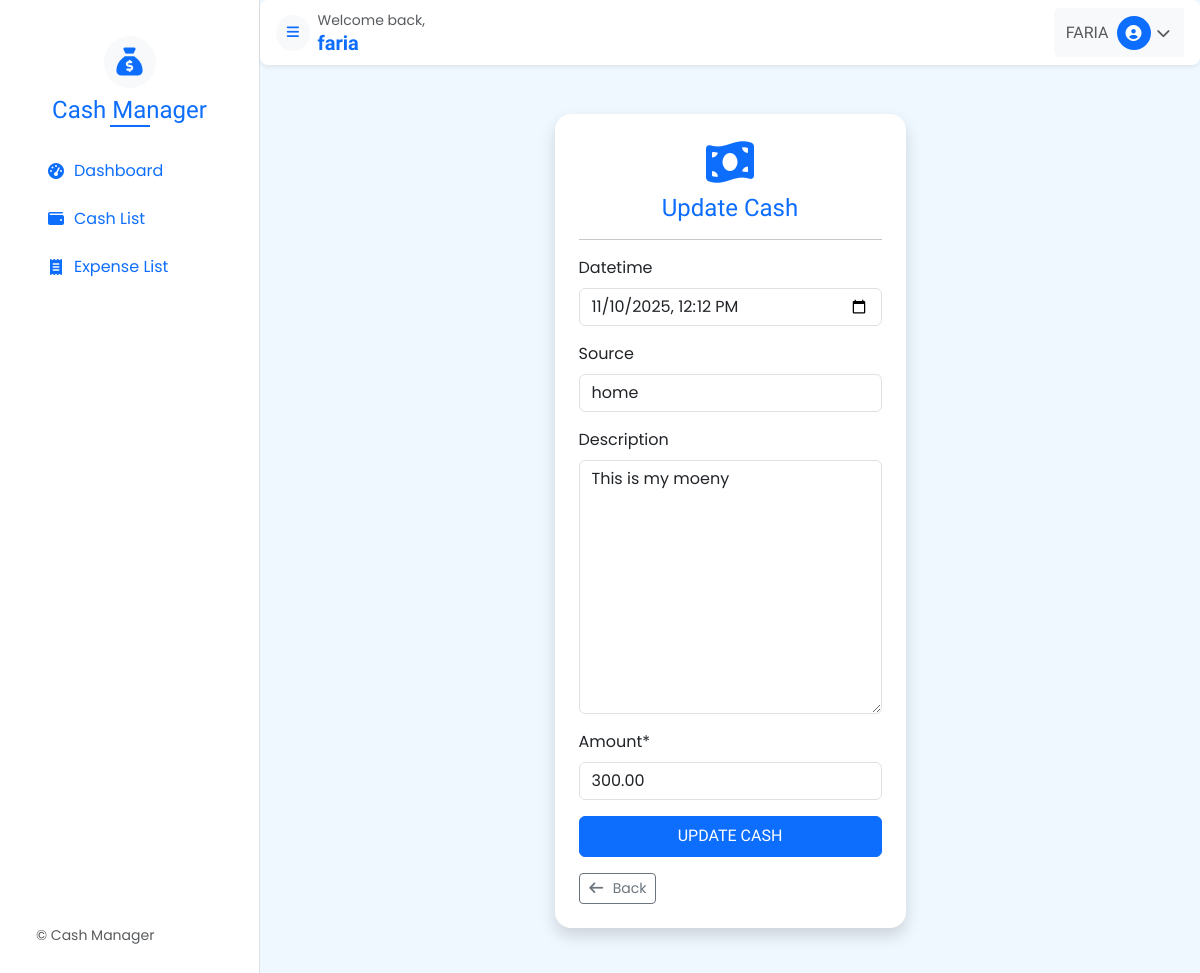
Page /cash/edit/1 (signed in) on the committed database.
### ManageCash/models.py (models this page shows, shortened)
class TransactionBase(models.Model):
    user = models.ForeignKey(settings.AUTH_USER_MODEL, on_delete=models.CASCADE)
    datetime = models.DateTimeField(blank=True, null=True)
    amount = models.DecimalField(max_digits=10, decimal_places=2)
    description = models.TextField(blank=True, null=True)
    class Meta:
        abstract = True

class AddCash(TransactionBase):
    source = models.CharField(max_length=200, blank=True, null=True)

### ManageCash/views.py (the view)
# urls.py: path("cash/edit/<int:id>", edit_cash_view, name="cash_update"),
@login_required
def edit_cash_view(request, id):
    cash = get_object_or_404(AddCash, id=id, user=request.user)
    if request.method == "POST":
        form = AddCashForm(request.POST, instance=cash)
        if form.is_valid():
            form.save()
            messages.success(request, "Cash Updated successfully!")
            return redirect("cash_list")
        else:
            messages.error(request, "Please Try again!")
    else:
        form = AddCashForm(instance=cash)
    context = {"form": form, "edit": True}
    return render(request, "pages/cash.html", context)

### ManageCash/forms.py
class AddCashForm(forms.ModelForm):
    class Meta:
        model = AddCash
        fields = ['datetime','source', 'description', 'amount']
        widgets = {
            'datetime': forms.DateTimeInput(attrs={'type': 'datetime-local'})
        }

### ManageCash/context_processors.py (called while the page is built)
def site_info(request):
    return {
        "SITE_NAME": "Personal Cash Manager",
        "SITE_DESCRIPTION": "A simple app to track personal income and expenses.",
        "SUPPORT_EMAIL": "support@example.com",
        "COMPANY_NAME": "Your Company",
        "APP_VERSION": "1.0.0",
    }

### ManageCash/templates/pages/cash.html (shortened to what this page needs)
{% extends 'base.html' %}
{% load crispy_forms_tags %}
{% block content %}
  <div class="container py-4">
    <div class="row justify-content-center">
      <div class="col-md-6 col-lg-5">
        <div class="card shadow border-0 rounded-4">
          <div class="card-body px-4 py-4">
            <div class="text-center mb-3 text-primary">
              <i class="fas fa-money-bill-wave fa-3x mb-2"></i>
              <h2 class="h4 mb-0">
                {% if edit %}
                  Update Cash
                {% else %}
                  Add Your Cash
                {% endif %}
              </h2>
            </div>
            <hr />
            <div class="profile-info mb-3">
              <form action="" method="POST">
                {{ form|crispy }}
                <button type="submit" class="w-100 btn btn-primary">
                  {% if edit %}
                    Update Cash
                  {% else %}
                    Add Cash
                  {% endif %}
                </button>
              </form>
            </div>
            <div class="d-flex justify-content-between gap-2">
              <a class="btn btn-outline-secondary btn-sm" href="{% url 'cash_list' %}"><i class="fas fa-arrow-left me-1"></i> Back</a>
            </div>
          </div>
        </div>
      </div>
    </div>
  </div>
{% endblock %}

### ManageCash/templates/include/topbar.html (shortened to what this page needs)
<div class="top-bar-wrap d-flex justify-content-between align-items-center bg-white shadow-sm rounded-3 px-3 py-2 mb-3">
  <div class="top-left d-flex align-items-center">
    <button class="btn btn-light btn-sm rounded-circle border-0 me-2" id="sidebarToggle">
      <i class="fa-solid fa-bars text-primary"></i>
    </button>
    <div class="d-flex flex-column">
      <span class="text-muted small">Welcome back,</span>
      <h5 class="m-0 text-primary fw-semibold">
        {{ user.get_full_name|default:user.username }}
      </h5>
    </div>
  </div>
  <div class="top-right">
    <div class="btn-group">
      <button type="button"
              class="btn btn-light d-flex align-items-center border-0"
              data-bs-toggle="dropdown"
              aria-expanded="false">
        <span class="me-2 text-muted d-none d-sm-inline">
          {{ user.username }}
        </span>
        <span class="rounded-circle bg-primary text-white d-inline-flex align-items-center justify-content-center me-1"
              style="width: 34px; height: 34px;">
          <i class="fa-solid fa-circle-user"></i>
        </span>
        <i class="fa-solid fa-chevron-down small text-muted d-none d-sm-inline"></i>
      </button>
    </div>
  </div>
</div>

### hasan_wadp_19_ManageCash/static/sidebar.css (style rules this page uses)
.top-bar-wrap { width: calc(100vw - 260px); position: fixed; top: 0; left: 260px; background-color: #fff; padding: 8px 15px; z-index: 99; }

### hasan_wadp_19_ManageCash/static/main.css (style rules this page uses)
body { background-color: aliceblue; font-family: "Poppins", sans-serif; }
h1, h2, h3, h4, h5, h6 { font-family: "Marcellus", serif !important; }
button { font-family: "Marcellus", serif !important; text-transform: uppercase; padding-top: 7.5px !important; padding-bottom: 7.5px !important; }
.top-bar-wrap { min-height: 56px; }

### rows in the picture
AddCash: datetime "11/10/2025 12:12", source "home", description "This is my moeny", amount "300.00"

### other values in the picture
{{ user.get_full_name|default:user.username }} "faria"
{{ user.username }} "FARIA"
